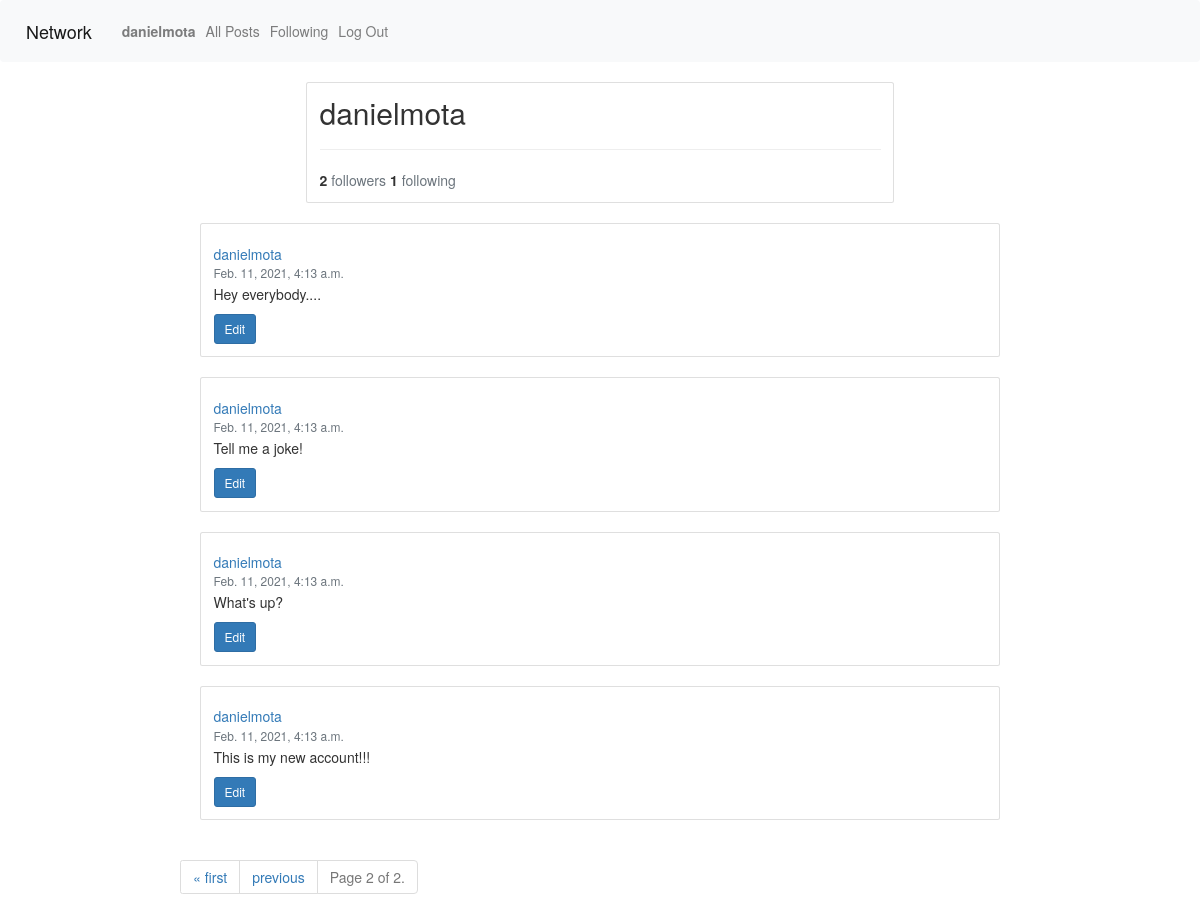
The app's page /danielmota?page=2 (signed in) with its own data.
### network/models.py (models this page shows, shortened)
class User(AbstractUser):
    pass

class Post(models.Model):
    post = models.CharField(max_length=1000)
    poster = models.ForeignKey(User, on_delete=models.CASCADE, related_name="poster")
    likes = models.IntegerField(default=0)
    likers = models.ManyToManyField(User, related_name="likers")
    timestamp = models.DateTimeField(auto_now_add=True)

### network/views.py (the view)
# urls.py: path("<str:username>", views.profile, name="profile")
@login_required
def profile(request, username):
    try:
        profileUser = User.objects.get(username=username)
    except User.DoesNotExist:
        messages.error(request, "Profile does not exist.")
        return HttpResponseRedirect(reverse("index"))
    userPosts = Post.objects.filter(poster=profileUser).order_by('-timestamp')
    paginator = Paginator(userPosts, 5)
    pageNum = request.GET.get('page')
    page_obj = paginator.get_page(pageNum)
    followers = profileUser.followers.all()
    followersList = []
    for follower in followers:
        followersList.append(follower.userId)
    return render(request, "network/profile.html", {
        "profileUser": profileUser,
        "profileFollowers": followersList,
        "followersNum": len(followers),
        "followingNum": len(profileUser.following.all()),
        "page_obj": page_obj
    })

### network/templates/network/profile.html (shortened to what this page needs)
{% extends "network/index.html" %}
{% load static %}
{% block profile %}
    <div id="profileCard" class="card">
        <div class="card-body">
            <h2 id="profileUser" class="card-title">{{ profileUser.username }}</h2>
            <hr>
            <div class="card-text">
            <span><strong>{{ followersNum }} </strong></span><span class="text-muted">followers</span>
            <span><strong>{{ followingNum }} </strong></span><span class="text-muted">following</span>
        </div>
        </div>
    </div>
{% endblock %}

### network/templates/network/index.html (shortened to what this page needs)
{% extends "network/layout.html" %}
{% load static %}
{% block body %}
{% if profileUser %}
{% block profile %}
{% endblock %}
{% endif %}
{% for post in page_obj %}
<div id="post" class="card">
    <div class="card-body">
        <a id="postUser" href="{% url 'profile' post.poster %}">
            <h5 class="card-title">{{ post.poster.username }}</h5>
        </a>
        <h6 id="postTime" class="card-subtitle mb-2 text-muted">{{ post.timestamp }}</h6>
        <p id="postText" class="card-text">{{ post.post }}</p>
        {% if request.user == post.poster %}
        <button id="editButton" type="button" class="btn btn-primary btn-sm">Edit</button>
        {% endif %}
    </div>
</div>
{% endfor %}
<nav aria-label="Page navigation">
    <ul class="pagination step-links">
        {% if page_obj.has_previous %}
        <li class="page-item"><a class="page-link" href="?page=1">&laquo; first</a></li>
        <li class="page-item"><a class="page-link" href="?page={{ page_obj.previous_page_number }}">previous</a></li>
        {% endif %}
        <li class="page-item disabled"><span class="current">
                Page {{ page_obj.number }} of {{ page_obj.paginator.num_pages }}.
            </span></li>
    </ul>
</nav>
{% endblock %}

### network/templates/network/layout.html (shortened to what this page needs)
{% load static %}
<!DOCTYPE html>
<html lang="en">
<head>
    <link rel="stylesheet" href="https://stackpath.bootstrapcdn.com/bootstrap/4.4.1/css/bootstrap.min.css"
>
    <link rel="stylesheet" href="https://maxcdn.bootstrapcdn.com/bootstrap/3.3.7/css/bootstrap.min.css">
    <link href="{% static 'network/styles.css' %}" rel="stylesheet">
</head>
<body>
    <nav class="navbar navbar-expand-lg navbar-light bg-light">
        <a class="navbar-brand" href="#">Network</a>
        <div>
            <ul class="navbar-nav mr-auto">
                {% if user.is_authenticated %}
                <li class="nav-item">
                    <a class="nav-link" href="{% url 'profile' user.username %}"><strong>{{ user.username }}</strong></a>
                </li>
                {% endif %}
                <li class="nav-item">
                    <a class="nav-link" href="{% url 'index' %}">All Posts</a>
                </li>
                {% if user.is_authenticated %}
                <li class="nav-item">
                    <a class="nav-link" href="{% url 'following' %}">Following</a>
                </li>
                <li class="nav-item">
                    <a class="nav-link" href="{% url 'logout' %}">Log Out</a>
                </li>
                {% endif %}
            </ul>
        </div>
    </nav>
    <div class="body">
        {% block body %}
        {% endblock %}
    </div>
</body>
</html>

### network/static/network/styles.css (style rules this page uses)
.body { width: 70%; margin: auto; }
#post { margin: 20px; padding-top: 0px; }
#profileCard { width: 70%; margin: auto; align-content: center; }
#profileUser { margin: auto; }

### records on screen
User: username "danielmota"
Post: poster.username "danielmota", timestamp "Feb. 11, 2021, 4:13 a.m.", post "Hey everybody....", shows "Edit"
Post: poster.username "danielmota", timestamp "Feb. 11, 2021, 4:13 a.m.", post "Tell me a joke!", shows "Edit"
Post: poster.username "danielmota", timestamp "Feb. 11, 2021, 4:13 a.m.", post "What's up?", shows "Edit"
Post: poster.username "danielmota", timestamp "Feb. 11, 2021, 4:13 a.m.", post "This is my new account!!!", shows "Edit"

### other values on screen
{{ followersNum }} "2"
{{ followingNum }} "1"
{{ page_obj.number }} "2"
{{ page_obj.paginator.num_pages }} "2"
